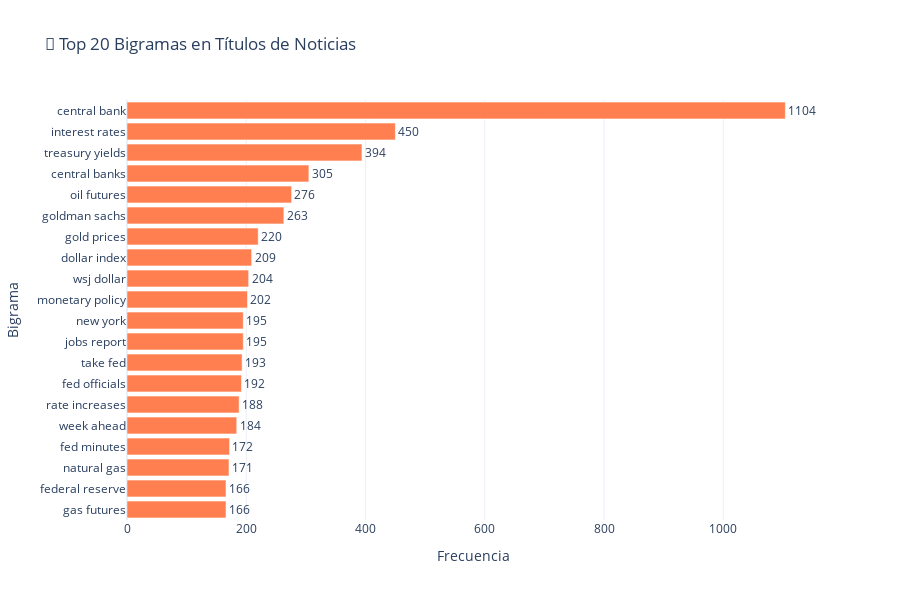

Notebook cell for this chart:
### Code cell
# Gráfico de bigramas
top_20_bigramas_labels = [' '.join(bg) for bg, _ in top_20_bigramas]
top_20_bigramas_counts = [count for _, count in top_20_bigramas]

fig = go.Figure()

fig.add_trace(go.Bar(
    x=top_20_bigramas_counts,
    y=top_20_bigramas_labels,
    orientation='h',
    marker=dict(color='coral'),
    text=top_20_bigramas_counts,
    textposition='outside'
))

fig.update_layout(
    title='🔗 Top 20 Bigramas en Títulos de Noticias',
    xaxis_title='Frecuencia',
    yaxis_title='Bigrama',
    template='plotly_white',
    height=600,
    yaxis=dict(autorange='reversed')
)

fig.show()

### Figure 1 — Plotly figure (JSON) as saved in the notebook; plotly's stock layout.template omitted (floating-point values rounded to 4 significant figures)
{"data": [{"marker": {"color": "coral"}, "orientation": "h", "text": ["1104", "450", "394", "305", "276", "263", "220", "209", "204", "202", "195", "195", "193", "192", "188", "184", "172", "171", "166", "166"], "textposition": "outside", "type": "bar", "x": [1104, 450, 394, 305, 276, 263, 220, 209, 204, 202, 195, 195, 193, 192, 188, 184, 172, 171, 166, 166], "y": ["central bank", "interest rates", "treasury yields", "central banks", "oil futures", "goldman sachs", "gold prices", "dollar index", "wsj dollar", "monetary policy", "new york", "jobs report", "take fed", "fed officials", "rate increases", "week ahead", "fed minutes", "natural gas", "federal reserve", "gas futures"]}], "layout": {"height": 600, "title": {"text": "🔗 Top 20 Bigramas en Títulos de Noticias"}, "xaxis": {"title": {"text": "Frecuencia"}}, "yaxis": {"autorange": "reversed", "title": {"text": "Bigrama"}}}}
